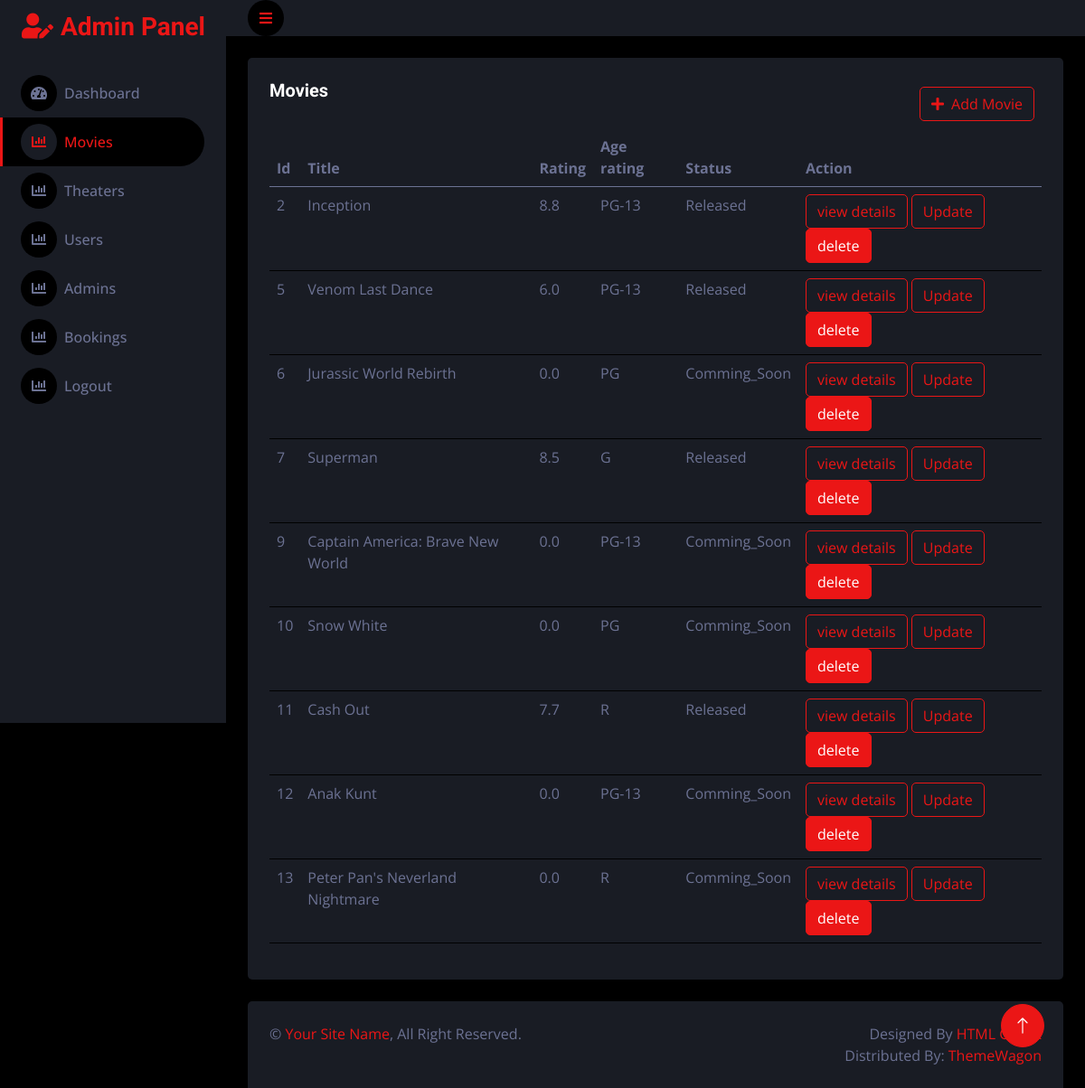
The page /admin2/movies.php (signed in) on the database its author committed.
### tables this page shows
CREATE TABLE `movies` (
  `movie_id` int(11) NOT NULL,
  `title` varchar(255) NOT NULL,
  `description` text DEFAULT NULL,
  `trailer_link` varchar(2083) DEFAULT NULL,
  `rating` decimal(3,1) DEFAULT 0.0,
  `poster_url` varchar(2083) DEFAULT NULL,
  `release_date` date DEFAULT NULL,
  `age_rating` varchar(10) DEFAULT NULL,
  `genre` varchar(200) NOT NULL,
  `movie_status` varchar(30) DEFAULT NULL,
  `created_at` timestamp NOT NULL DEFAULT current_timestamp()
);

### admin2/movies.php (the view, shortened to what this page needs)
<?php
include("../admin/connection.php");
?>
<!DOCTYPE html>
<html lang="en">
<head>
    <link href="https://cdnjs.cloudflare.com/ajax/libs/font-awesome/5.10.0/css/all.min.css" rel="stylesheet">
    <link href="https://cdn.jsdelivr.net/npm/bootstrap-icons@1.4.1/font/bootstrap-icons.css" rel="stylesheet">
    <link href="lib/owlcarousel/assets/owl.carousel.min.css" rel="stylesheet">
    <link href="lib/tempusdominus/css/tempusdominus-bootstrap-4.min.css" rel="stylesheet" />
    <link href="css/bootstrap.min.css" rel="stylesheet">
    <link href="css/style.css" rel="stylesheet">
</head>
<body>
    <div class="container-fluid position-relative d-flex p-0">
        <?php include "sidebar.php"; ?>
        <div class="content">
            <?php include "navbar.php"; ?>
            <div class="container-fluid pt-4 px-4">
                <div class="row g-4">
                    <div class="col-12">
                        <div class="bg-secondary rounded h-100 p-4">
                            <div class="d-flex justify-content-between">
                                <h5>Movies</h5>
                                <a href="add_movie.php" class="btn btn-outline-primary m-2"><i class="fa fa-plus me-2"></i>Add Movie</a>
                            </div>
                            <div class="table-responsive">
                                <table class="table">
                                    <thead>
                                        <tr>
                                            <th scope="col">Id</th>
                                            <th scope="col">Title</th>
                                            <th scope="col">Rating</th>
                                            <th scope="col">Age rating</th>
                                            <th scope="col">Status</th>
                                            <th scope="col">Action</th>
                                        </tr>
                                    </thead>
                                    <tbody>
                                        <?php
                                        $query = "select * from movies";
                                        $result = mysqli_query($connect, $query);
                                        foreach ($result as $row) {
                                            echo "<tr>
                                                    <td>$row[movie_id]</td>
                                                    <td>$row[title]</td>
                                                    <td>$row[rating]</td>
                                                    <td>$row[age_rating]</td>
                                                    <td>$row[movie_status]</td>
                                                    <td>
                                                    <a class='btn btn-outline-primary' href='view_movie.php?id=$row[movie_id]'>view details </a>
                                                    <a class='btn btn-outline-primary' href='update_movie.php?id=$row[movie_id]'>Update </a>
                                                    <a class='btn btn-primary' href='delete_movie.php?id=$row[movie_id]'>delete </a>
                                                    </td>
                                                </tr>";
                                        }
                                        ?>
                                    </tbody>
                                </table>
                            </div>
                        </div>
                    </div>
                </div>
            </div>
            <div class="container-fluid pt-4 px-4 ">
                <div class="bg-secondary rounded-top p-4">
                    <div class="row">
                        <div class="col-12 col-sm-6 text-center text-sm-start">
                            &copy; <a href="#">Your Site Name</a>, All Right Reserved.
                        </div>
                        <div class="col-12 col-sm-6 text-center text-sm-end">
                            Designed By <a href="https://htmlcodex.com">HTML Codex</a>
                            <br>Distributed By: <a href="https://themewagon.com" target="_blank">ThemeWagon</a>
                        </div>
                    </div>
                </div>
            </div>
        </div>
        <a href="#" class="btn btn-lg btn-primary btn-lg-square back-to-top"><i class="bi bi-arrow-up"></i></a>
    </div>
</body>
</html>

### admin2/css/style.css (style rules this page uses)
:root { --primary: #EB1616; --secondary: #191C24; --light: #6C7293; --dark: #000000; }
.back-to-top { position: fixed; display: none; right: 45px; bottom: 45px; z-index: 99; }
.btn { transition: .5s; }
.btn-lg-square { width: 48px; height: 48px; }
.btn-square, .btn-sm-square, .btn-lg-square { padding: 0; display: inline-flex; align-items: center; justify-content: center; font-weight: normal; border-radius: 50px; }
.content { margin-left: 250px; min-height: 100vh; background: var(--dark); transition: 0.5s; }
@media (min-width: 992px) { .content { width: calc(100% - 250px); } }

### rows shown on the page
movies: movie_id "2", title "Inception", rating "8.8", age_rating "PG-13", movie_status "Released"
movies: movie_id "5", title "Venom Last Dance", rating "6.0", age_rating "PG-13", movie_status "Released"
movies: movie_id "6", title "Jurassic World Rebirth", rating "0.0", age_rating "PG", movie_status "Comming_Soon"
movies: movie_id "7", title "Superman", rating "8.5", age_rating "G", movie_status "Released"
movies: movie_id "9", title "Captain America: Brave New World", rating "0.0", age_rating "PG-13", movie_status "Comming_Soon"
movies: movie_id "10", title "Snow White", rating "0.0", age_rating "PG", movie_status "Comming_Soon"
movies: movie_id "11", title "Cash Out", rating "7.7", age_rating "R", movie_status "Released"
movies: movie_id "12", title "Anak Kunt", rating "0.0", age_rating "PG-13", movie_status "Comming_Soon"
movies: movie_id "13", title "Peter Pan's Neverland Nightmare", rating "0.0", age_rating "R", movie_status "Comming_Soon"
